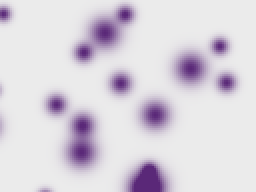
#> input picture benchmarks/tests/regbench/fixtures/hyreco/HyReCo-Additional/HE/29.tif, 128 x 96 px (shown 2 times larger)
$ python mask_to_geojson.py --mask ../benchmarks/tests/regbench/fixtures/hyreco/HyReCo-Additional/HE/29.tif --out out.png
#> lines starting #> are read from the running program, lines starting #| are printed output that depends on the picture
### bin/logger.py
"""Centralized logging configuration with singleton pattern.

This module provides a singleton logger factory that ensures consistent
logging configuration across the entire pipeline following Python best practices.

Examples
--------
>>> from lib.logger import get_logger, configure_logging
>>> configure_logging(level=logging.DEBUG, log_file="pipeline.log")
>>> logger = get_logger(__name__)
>>> logger.info("Processing started")

Notes
-----
The singleton pattern ensures that:
- Logging is configured once globally
- All modules share the same logging configuration
- File handlers are not duplicated
- Log level can be changed globally at runtime
"""

from __future__ import annotations

import logging
import sys
from pathlib import Path
from typing import Optional

__all__ = ["get_logger", "configure_logging", "log_progress"]


# Global state for singleton pattern
_LOGGING_CONFIGURED = False
_LOG_LEVEL = logging.INFO
_LOG_FILE: Optional[Path] = None


def configure_logging(
    level: int = logging.INFO,
    log_file: Optional[str | Path] = None,
    format_string: Optional[str] = None
) -> None:
    """Configure global logging settings (call once at application startup).

    Parameters
    ----------
    level : int, default=logging.INFO
        Logging level from the logging module
        (e.g., logging.DEBUG, logging.INFO, logging.WARNING).
    log_file : str or Path or None, optional
        Path to log file. If None, logs only to console.
    format_string : str or None, optional
        Custom format string for log messages.
        If None, uses default format with timestamp, name, level, and message.

    Returns
    -------
    None

    Notes
    -----
    This function should be called once at the start of your application.
    Subsequent calls will have no effect to prevent configuration conflicts.
    To reconfigure logging, restart the Python interpreter.

    The default format includes:
    - Timestamp in 'YYYY-MM-DD HH:MM:SS' format
    - Logger name (typically module __name__)
    - Log level (DEBUG, INFO, WARNING, ERROR, CRITICAL)
    - Log message

    Examples
    --------
    Basic configuration (console only):

    >>> configure_logging(level=logging.INFO)

    With log file:

    >>> configure_logging(level=logging.DEBUG, log_file="pipeline.log")

    Custom format:

    >>> configure_logging(
    ...     level=logging.INFO,
    ...     format_string='%(levelname)s - %(message)s'
    ... )
    """
    global _LOGGING_CONFIGURED, _LOG_LEVEL, _LOG_FILE

    if _LOGGING_CONFIGURED:
        # Already configured - this prevents multiple configuration
        logging.getLogger(__name__).debug(
            "Logging already configured, skipping reconfiguration"
        )
        return

    _LOG_LEVEL = level
    _LOG_FILE = Path(log_file) if log_file else None

    # Default format string follows best practices
    if format_string is None:
        format_string = '%(asctime)s - %(name)s - %(levelname)s - %(message)s'

    # Configure root logger (affects all loggers)
    root_logger = logging.getLogger()
    root_logger.setLevel(level)

    # Remove existing handlers to avoid duplication
    # This is important when running in notebooks or interactive environments
    root_logger.handlers.clear()

    # Console handler (always present for visibility)
    console_handler = logging.StreamHandler(sys.stdout)
    console_handler.setLevel(level)
    console_formatter = logging.Formatter(
        format_string,
        datefmt='%Y-%m-%d %H:%M:%S'
    )
    console_handler.setFormatter(console_formatter)
    root_logger.addHandler(console_handler)

    # File handler (optional, for persistent logs)
    if _LOG_FILE:
        # Ensure parent directory exists
        _LOG_FILE.parent.mkdir(parents=True, exist_ok=True)

        file_handler = logging.FileHandler(_LOG_FILE)
        file_handler.setLevel(level)
        file_formatter = logging.Formatter(
            format_string,
            datefmt='%Y-%m-%d %H:%M:%S'
        )
        file_handler.setFormatter(file_formatter)
        root_logger.addHandler(file_handler)

        root_logger.info(f"Logging to file: {_LOG_FILE}")

    _LOGGING_CONFIGURED = True
    root_logger.debug("Logging configuration complete")


def get_logger(name: str) -> logging.Logger:
    """Get a logger instance with the given name.

    Parameters
    ----------
    name : str
        Logger name, typically `__name__` of the calling module.
        This allows log messages to show which module they came from.

    Returns
    -------
    logging.Logger
        Configured logger instance.

    Notes
    -----
    If `configure_logging()` hasn't been called yet, this will auto-configure
    logging with default settings (INFO level, console output only).

    The logger name should follow Python naming conventions:
    - Use `__name__` for module-level loggers
    - Use `__name__.ClassName` for class-specific loggers
    - Hierarchical names are separated by dots

    Examples
    --------
    Basic usage in a module:

    >>> logger = get_logger(__name__)
    >>> logger.info("Processing started")
    >>> logger.debug("Detailed debug information")
    >>> logger.warning("Warning message")
    >>> logger.error("Error occurred")

    In a class:

    >>> class ImageProcessor:
    ...     def __init__(self):
    ...         self.logger = get_logger(f"{__name__}.ImageProcessor")
    ...     def process(self):
    ...         self.logger.info("Processing image")
    """
    # Auto-configure with defaults if not configured
    if not _LOGGING_CONFIGURED:
        configure_logging()

    return logging.getLogger(name)


# [44 lines left out: function log_progress, not called in this run]

### bin/mask_to_geojson.py
#!/usr/bin/env python3
"""Convert a StarDist label mask (segment.py's ``*_cell_mask.tif``) into a cell
GeoJSON that ``warp_seg_qc.py`` / VALIS ``Slide.warp_geojson`` can consume.

Geometry-only (no marker intensities): one Polygon feature per label, contours
traced with the same crop -> find_contours -> simplify approach as
``bin/extract_cell_properties.py``. Runs in the StarDist/segmentation container
(scipy + scikit-image present).
"""

from __future__ import annotations

import argparse
import json
import logging
import sys
from pathlib import Path

import numpy as np

sys.path.insert(0, str(Path(__file__).parent / "utils"))
from logger import configure_logging, get_logger  # noqa: E402

logger = get_logger(__name__)


def mask_to_feature_collection(mask, simplify_tolerance: float = 1.0) -> dict:
    """Trace each label's outer contour into a GeoJSON FeatureCollection (pixel x,y)."""
#> called with simplify_tolerance = 1
    from scipy import ndimage as ndi
    from skimage.measure import approximate_polygon, find_contours

    mask = np.asarray(mask)
#> mask is the input picture: shape (96, 128, 3); mean R, G, B 217.7, 211.8, 221.3
    features = []
    for i, sl in enumerate(ndi.find_objects(mask), start=1):
        if sl is None:
            continue
        minr, minc = sl[0].start, sl[1].start
        crop = np.pad((mask[sl] == i).astype(np.uint8), 1, mode="constant")
        contours = find_contours(crop, level=0.5)
        if not contours:
            continue
        contour = max(contours, key=len)
        simp = approximate_polygon(contour, tolerance=simplify_tolerance)
        # No corner offset: these rings stay centre-of-pixel because they feed VALIS's
        # warp_geojson reg-QC path, not QuPath. This is the one opt-out from
        # bin/utils/pixel_convention.py (not imported, to keep this script's
        # dependencies to numpy/scipy/skimage).
        ring = [[float(c - 1 + minc), float(r - 1 + minr)] for r, c in simp]
        if len(ring) < 3:
            continue
        if ring[0] != ring[-1]:
            ring.append(ring[0])
        features.append(
            {
                "type": "Feature",
                "properties": {"label": int(i)},
                "geometry": {"type": "Polygon", "coordinates": [ring]},
            }
        )
#> this loop made 40 passes
#> (minr, minc) on pass 40: (7, 28)
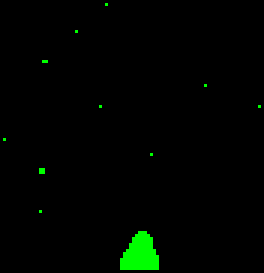
#> crop: shape (91, 88, 3) (shown 3 times larger); mean R, G, B 0, 0.0171, 0; drawn with 1 as white
#> after the loop, features = []
    return {"type": "FeatureCollection", "features": features}


def write_geojson(mask_path, out_path, simplify_tolerance: float = 1.0) -> int:
    """Read a label-mask TIFF, convert, write GeoJSON. Returns the cell count."""
    import tifffile

    fc = mask_to_feature_collection(
        tifffile.imread(str(mask_path)), simplify_tolerance=simplify_tolerance
    )
    with open(out_path, "w") as f:
        json.dump(fc, f)
    return len(fc["features"])


def main():
    """CLI entry point: convert a StarDist cell-mask TIFF into a cell GeoJSON."""
    configure_logging(level=logging.INFO)
    ap = argparse.ArgumentParser(description="StarDist cell-mask TIFF -> cell GeoJSON.")
    ap.add_argument("--mask", required=True)
    ap.add_argument("--out", required=True)
    # Douglas-Peucker tolerance in pixels, passed to mask_to_feature_collection().
    ap.add_argument("--tolerance", type=float, default=1.0)
    a = ap.parse_args()
    n = write_geojson(a.mask, a.out, simplify_tolerance=a.tolerance)
    logger.info("Wrote %d cells to %s", n, a.out)


if __name__ == "__main__":
#> (the run stopped early here; a loop or call above may not have finished)
